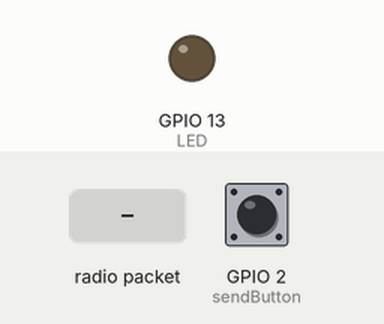
Simulated run of this sketch. Board: ESP32. On the bench: output pins drawn as LEDs (lit = HIGH). Inputs (shaded band) come from the test bench; at power-on: GPIO 2 (sendButton) HIGH. What the sketch prints to the serial monitor is not drawn.

Above: at 1.2 s.
1.3 s: GPIO 2 (sendButton) pulled LOW for 0.15 s
2.9 s: radio packet "1" arrives
Timing chart, 0 to 5.9 s (numbered marks = the images above; inputs shaded):
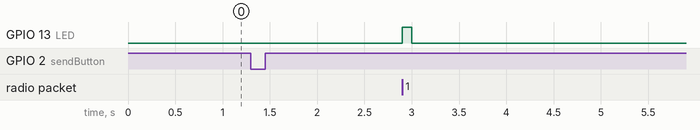

Measured:
- after the input at 1.3 s, every drawn part: stays the same
- after the input at 2.9 s, GPIO 13 (LED): LOW → HIGH at once, → LOW 0.10 s later

The sketch:

DistressSignal.ino
```cpp
#include <esp_now.h>
#include <WiFi.h>
#include "Arduino.h"
#include "DFRobotDFPlayerMini.h"

// use HardwareSerial UART1TX
HardwareSerial myHardwareSerial(1);
DFRobotDFPlayerMini myDFPlayer;
const int busyPin = 23;
void printDetail(uint8_t type, int value);

// 送信ボタン
const int sendButton = 2;
esp_now_peer_info_t slave;

volatile esp_err_t result;
// 排他用処理中フラグ
volatile bool flag_sendButton_pushed = false;
// 操作時刻保存用
volatile ulong time_sendButton_pushed = 0;
// LED
static int LED = 13;
// LED状態保持用
static bool ledState = false;

// ボタン押下時割り込み処理
void IRAM_ATTR onPushed() {
  // ボタンが押されていない場合にしか処理しない
  if (!flag_sendButton_pushed)
  {
    // 押されたフラグを保存
    flag_sendButton_pushed = true;
    // 押された時刻を保存
    time_sendButton_pushed = millis();
  }
}

// 送信コールバック
void OnDataSent(const uint8_t *mac_addr, esp_now_send_status_t status) {
  char macStr[18];
  snprintf(macStr, sizeof(macStr), "%02X:%02X:%02X:%02X:%02X:%02X",
           mac_addr[0], mac_addr[1], mac_addr[2], mac_addr[3], mac_addr[4], mac_addr[5]);
  Serial.print("Last Packet Sent to: ");
  Serial.println(macStr);
  Serial.print("Last Packet Send Status: ");
  Serial.println(status == ESP_NOW_SEND_SUCCESS ? "Delivery Success" : "Delivery Fail");
}

// 受信コールバック
void OnDataRecv(const uint8_t *mac_addr, const uint8_t *data, int data_len) {
  char macStr[18];
  char msg[1];
  snprintf(macStr, sizeof(macStr), "%02X:%02X:%02X:%02X:%02X:%02X",
           mac_addr[0], mac_addr[1], mac_addr[2], mac_addr[3], mac_addr[4], mac_addr[5]);
  Serial.printf("Last Packet Recv from: %s\n", macStr);
  Serial.printf("Last Packet Recv Data(%d): ", data_len);
  for ( int i = 0 ; i < data_len ; i++ ) {
    // dataから1文字ずつ取り出して出力する
    msg[1] = data[i];
    Serial.print(msg[1]);
  }
  Serial.println("");
  Serial.println("LED 点灯");
  digitalWrite(LED, HIGH);
  delay(100);
  digitalWrite(LED, LOW);
}

void setup() {
  Serial.begin(115200);
  // ピン情報設定
  pinMode(LED, OUTPUT);
  pinMode(sendButton, INPUT_PULLUP);
  // 割り込み処理設定
  attachInterrupt(sendButton, onPushed, FALLING);

  // 押されたフラグを初期化
  flag_sendButton_pushed = false;
  // 押された時刻を初期化
  time_sendButton_pushed = millis();

  // ESP-NOW初期化
  WiFi.mode(WIFI_STA);
  WiFi.disconnect();
  if (esp_now_init() == ESP_OK) {
    Serial.println("ESPNow Init Success");
  } else {
    Serial.println("ESPNow Init Failed");
    ESP.restart();
  }

  // マルチキャスト用Slave登録
  memset(&slave, 0, sizeof(slave));
  for (int i = 0; i < 6; ++i) {
    slave.peer_addr[i] = (uint8_t)0xff;
  }

  esp_err_t addStatus = esp_now_add_peer(&slave);
  if (addStatus == ESP_OK) {
    // Pair success
    Serial.println("Pair success");
  }

  // ESP-NOWコールバック登録
  esp_now_register_send_cb(OnDataSent);
  esp_now_register_recv_cb(OnDataRecv);
}

void loop() {
  // 状態取得
  if (flag_sendButton_pushed)
  {
    if ((digitalRead(sendButton) == LOW))
    {
      Serial.println("ボタンが押された");
      uint8_t data[13] = {72, 101, 108, 108, 111, 32, 69, 83, 80, 45, 78, 79, 87};
      result = esp_now_send(slave.peer_addr, data, sizeof(data));
      Serial.print("Send Status: ");
      if (result == ESP_OK) {
        Serial.println("Success");
      } else if (result == ESP_ERR_ESPNOW_NOT_INIT) {
        Serial.println("ESPNOW not Init.");
      } else if (result == ESP_ERR_ESPNOW_ARG) {
        Serial.println("Invalid Argument");
      } else if (result == ESP_ERR_ESPNOW_INTERNAL) {
        Serial.println("Internal Error");
      } else if (result == ESP_ERR_ESPNOW_NO_MEM) {
        Serial.println("ESP_ERR_ESPNOW_NO_MEM");
      } else if (result == ESP_ERR_ESPNOW_NOT_FOUND) {
        Serial.println("Peer not found.");
      } else {
        Serial.println("Not sure what happened");
      }
    }

    // 押しっぱなしの時は無限ループで待つ
    while (digitalRead(sendButton) == LOW)
    {
      delay(10);
    }
    // フラグリセット
    flag_sendButton_pushed = false;
  }

  // 一定時間以上経過していたらフラグをリセット
  //  フラグ状態がおかしくなった時用のトラップ
  if ((millis() - time_sendButton_pushed) > 100000) {
    // フラグリセット
    flag_sendButton_pushed = false;
    // 押された時刻をリセット
    time_sendButton_pushed = millis();
  }

  // 1ms間隔
  delay(1);
}
```
